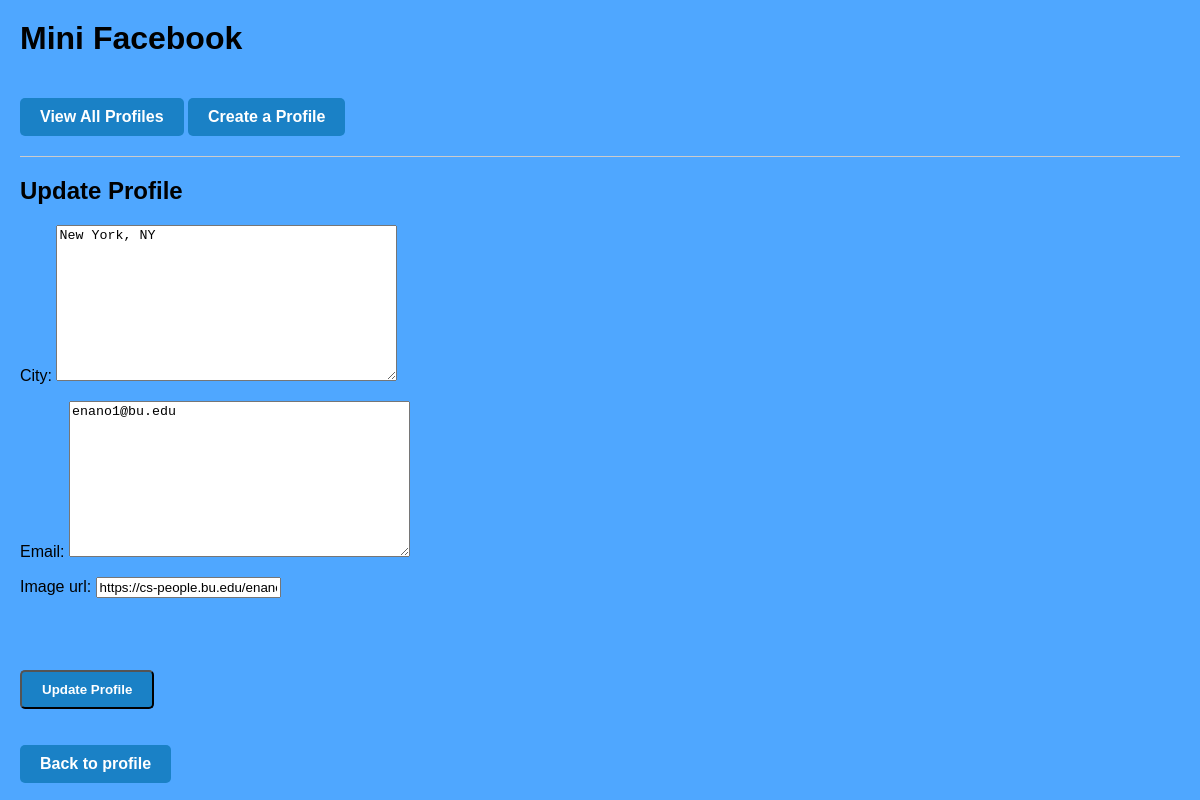
Page /profile/1/update/ on the earlier database version.
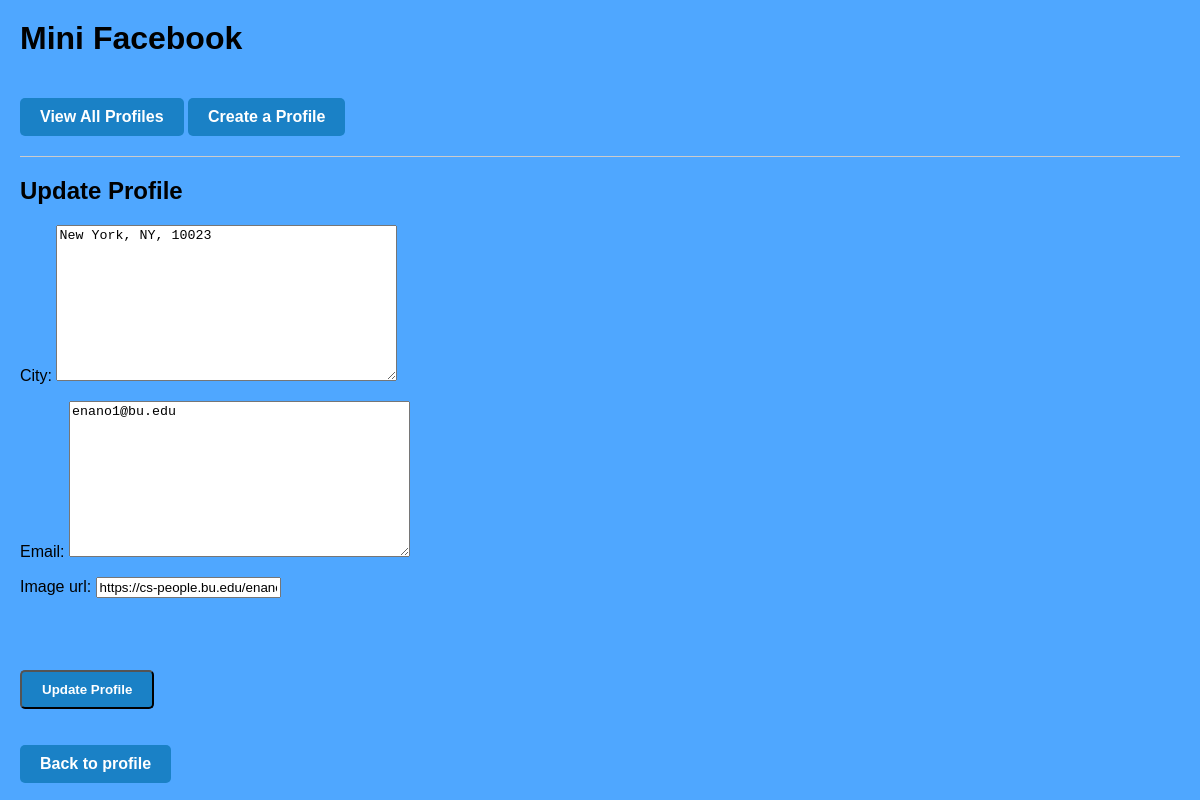
Same page on the later database version.
### mini_fb/models.py (models this page shows, shortened)
class Profile(models.Model):
    fname = models.TextField(blank=False) #cannot be blank
    lname = models.TextField(blank=False)
    city = models.TextField(blank=False)
    email = models.TextField(blank=False)
    image_url = models.URLField(blank=False) #optional field

### mini_fb/views.py (the view, shortened to what this page needs)
# urls.py: path('profile/<int:pk>/update/', views.UpdateProfileView.as_view(), name='update_profile'),
class UpdateProfileView(UpdateView):
    model = Profile
    form_class = UpdateProfileForm
    template_name = 'mini_fb/update_profile_form.html'

### mini_fb/forms.py
class UpdateProfileForm(forms.ModelForm):
    class Meta:
        model = Profile
        fields = ['city', 'email', 'image_url']

### mini_fb/templates/mini_fb/update_profile_form.html (shortened to what this page needs)
{% extends 'mini_fb/base.html' %}
{% block content %}
    <div class="form-container">
        <h2>Update Profile</h2>
        <form method="POST" enctype="multipart/form-data" class="styled-form">
            {{ form.as_p }}
            <br><br>
            <button type="submit" class="profile-button">Update Profile</button>
        </form>
        <a href="{% url 'show_profile' profile.pk %}" class="profile-button">Back to profile</a>
    </div>
{% endblock %}

Differences in the rows shown:
changed Profile "enano1@bu.edu": city "New York, NY" → "New York, NY, 10023"
